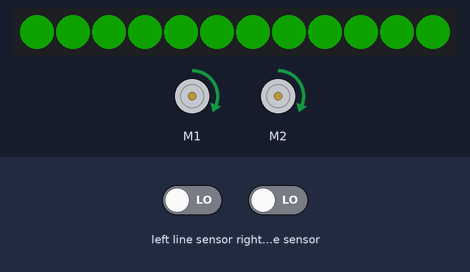
Simulated run of this program. Board: BBC micro:bit (MakeCode). Shown: 12 RGB LEDs in strip order, left to right, 2 × DC motor (green arrow = forward, orange = backward, longer = faster). Inputs (shaded band) come from the test bench; at power-on: left line sensor LOW, right line sensor LOW. Dim RGB values are drawn brighter than linear.

Above: at 1.2 s.
1.3 s: left line sensor driven HIGH
At 2.2 s:
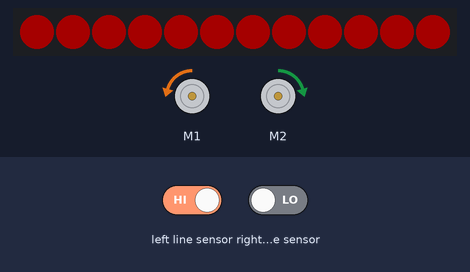
2.8 s: left line sensor driven LOW
At 4.0 s:
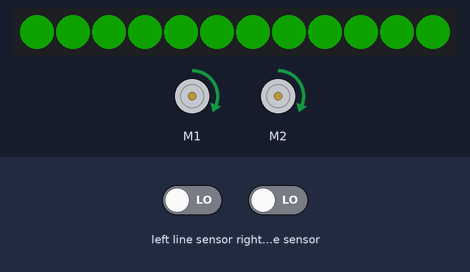
4.3 s: right line sensor driven HIGH
At 5.3 s:
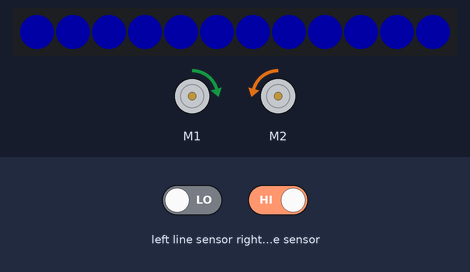
5.8 s: right line sensor driven LOW
At 6.7 s:
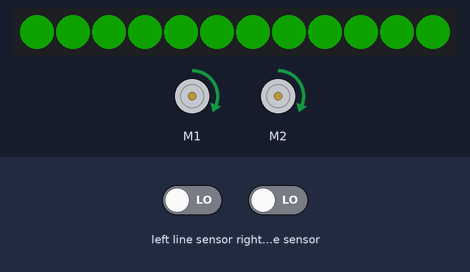
Timing chart, 0 to 8.3 s (numbered marks = the images above; inputs shaded):
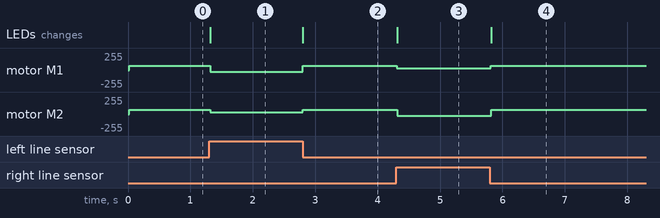

Measured:
- after the input at 1.3 s, motor M1: forward 64/255 → backward 26/255 at once; motor M2: forward 64/255 → forward 26/255 at once; the LEDs: change at once (image 1)
- after the input at 2.8 s, motor M1: backward 26/255 → forward 64/255 at once; motor M2: forward 26/255 → forward 64/255 at once; the LEDs: change at once (image 2)
- after the input at 4.3 s, motor M1: forward 64/255 → forward 26/255 at once; motor M2: forward 64/255 → backward 26/255 at once; the LEDs: change at once (image 3)
- after the input at 5.8 s, motor M1: forward 26/255 → forward 64/255 at once; motor M2: backward 26/255 → forward 64/255 at once; the LEDs: change at once (image 4)

The program:

main.ts
```typescript
bitbot.select_model(BBModel.XL)
bitbot.ledRainbow()
basic.forever(function () {
    if (bitbot.readLine(BBLineSensor.Left) == 1) {
        bitbot.setLedColor(0xFF0000)
        bitbot.rotate(BBRobotDirection.Left, 10)
    } else if (bitbot.readLine(BBLineSensor.Right) == 1) {
        bitbot.setLedColor(0x0000FF)
        bitbot.rotate(BBRobotDirection.Right, 10)
    } else {
        bitbot.go(BBDirection.Forward, 25)
        bitbot.setLedColor(0x18E600)
    }
})
```

test.ts
```typescript
// testene settes inn her; disse vil ikke kompilert så lenge denne pakken blir brukt som en utvidelse.
```
